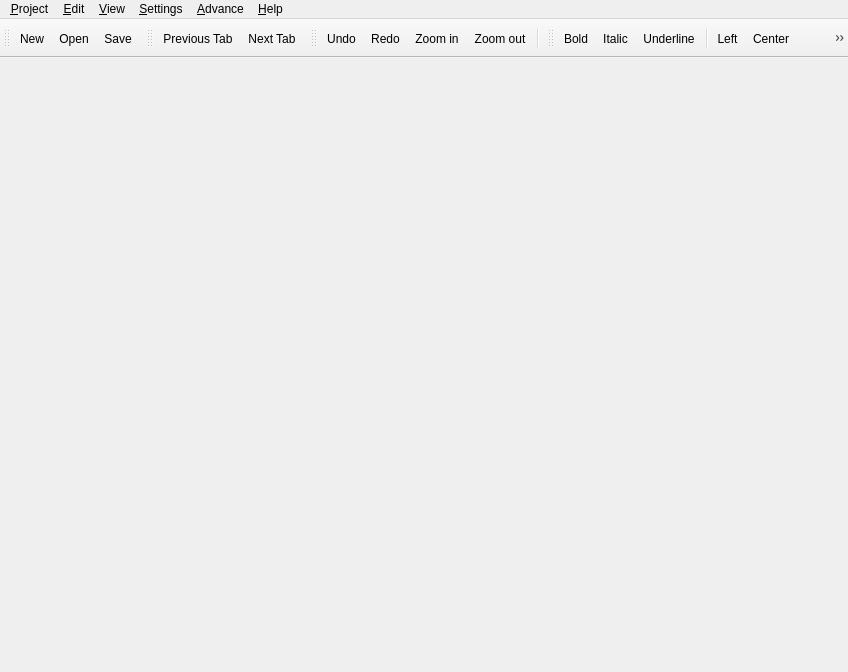
<?xml version="1.0" encoding="UTF-8"?>
<ui version="4.0">
 <author>Pavel Malakhov</author>
 <comment>*********************************************************************
*********************************************************************</comment>
 <class>MainWindow</class>
 <widget class="QMainWindow" name="MainWindow">
  <property name="geometry">
   <rect>
    <x>0</x>
    <y>0</y>
    <width>848</width>
    <height>672</height>
   </rect>
  </property>
  <property name="windowTitle">
   <string>bQella</string>
  </property>
  <property name="windowIcon">
   <iconset>
    <normaloff>../../resources/images/project.ico</normaloff>../../resources/images/project.ico</iconset>
  </property>
  <property name="iconSize">
   <size>
    <width>32</width>
    <height>32</height>
   </size>
  </property>
  <widget class="QWidget" name="__qt_central_widget"/>
  <widget class="QToolBar" name="toolBarProject">
   <property name="windowTitle">
    <string>Project</string>
   </property>
   <property name="iconSize">
    <size>
     <width>24</width>
     <height>24</height>
    </size>
   </property>
   <attribute name="toolBarArea">
    <enum>TopToolBarArea</enum>
   </attribute>
   <attribute name="toolBarBreak">
    <bool>false</bool>
   </attribute>
   <addaction name="actionProjectNew"/>
   <addaction name="actionProjectOpen"/>
   <addaction name="actionProjectSave"/>
  </widget>
  <widget class="QToolBar" name="toolBarTabs">
   <property name="windowTitle">
    <string>Tabs</string>
   </property>
   <property name="iconSize">
    <size>
     <width>24</width>
     <height>24</height>
    </size>
   </property>
   <attribute name="toolBarArea">
    <enum>TopToolBarArea</enum>
   </attribute>
   <attribute name="toolBarBreak">
    <bool>false</bool>
   </attribute>
   <addaction name="actionPrevPage"/>
   <addaction name="actionNextPage"/>
  </widget>
  <widget class="QToolBar" name="toolBarEdit">
   <property name="windowTitle">
    <string>Edit</string>
   </property>
   <property name="orientation">
    <enum>Qt::Horizontal</enum>
   </property>
   <property name="iconSize">
    <size>
     <width>24</width>
     <height>24</height>
    </size>
   </property>
   <attribute name="toolBarArea">
    <enum>TopToolBarArea</enum>
   </attribute>
   <attribute name="toolBarBreak">
    <bool>false</bool>
   </attribute>
   <addaction name="actionUndo"/>
   <addaction name="actionRedo"/>
   <addaction name="actionZoomIn"/>
   <addaction name="actionZoomOut"/>
   <addaction name="separator"/>
  </widget>
  <widget class="QMenuBar" name="menubar">
   <property name="geometry">
    <rect>
     <x>0</x>
     <y>0</y>
     <width>848</width>
     <height>23</height>
    </rect>
   </property>
   <widget class="QMenu" name="helpMenu">
    <property name="title">
     <string>&amp;Help</string>
    </property>
    <addaction name="actionHelp"/>
    <addaction name="separator"/>
    <addaction name="actionAboutAssistant"/>
    <addaction name="actionAbout_Qt"/>
    <addaction name="actionHomePage"/>
   </widget>
   <widget class="QMenu" name="editMenu">
    <property name="title">
     <string>&amp;Edit</string>
    </property>
    <widget class="QMenu" name="menuTable">
     <property name="title">
      <string>Table</string>
     </property>
     <widget class="QMenu" name="menuInsert">
      <property name="title">
       <string>Insert</string>
      </property>
      <addaction name="actionInsertTable"/>
      <addaction name="separator"/>
      <addaction name="actionInsertRowAbove"/>
      <addaction name="actionInsertRowBelow"/>
      <addaction name="separator"/>
      <addaction name="actionInsertColumnRight"/>
      <addaction name="actionInsertColumnLeft"/>
     </widget>
     <widget class="QMenu" name="menuDelete">
      <property name="enabled">
       <bool>false</bool>
      </property>
      <property name="title">
       <string>Delete</string>
      </property>
      <addaction name="actionDeleteTable"/>
      <addaction name="actionDeleteRow"/>
      <addaction name="actionDeleteColumn"/>
     </widget>
     <addaction name="menuInsert"/>
     <addaction name="menuDelete"/>
     <addaction name="separator"/>
     <addaction name="actionTableProperty"/>
    </widget>
    <widget class="QMenu" name="menuFind">
     <property name="title">
      <string>Find</string>
     </property>
     <addaction name="actionEditFindAndReplace"/>
     <addaction name="actionEditFind"/>
     <addaction name="actionEditFindNext"/>
     <addaction name="actionEditFindPrev"/>
    </widget>
    <addaction name="menuTable"/>
    <addaction name="actionInsertImage"/>
    <addaction name="separator"/>
    <addaction name="actionUndo"/>
    <addaction name="actionRedo"/>
    <addaction name="separator"/>
    <addaction name="actionCut"/>
    <addaction name="actionCopy"/>
    <addaction name="actionPaste"/>
    <addaction name="separator"/>
    <addaction name="menuFind"/>
   </widget>
   <widget class="QMenu" name="menuSettings">
    <property name="title">
     <string>&amp;Settings</string>
    </property>
    <widget class="QMenu" name="menuLanguage">
     <property name="title">
      <string>Language</string>
     </property>
     <addaction name="actionLang_en"/>
     <addaction name="actionLang_ru"/>
    </widget>
    <addaction name="menuLanguage"/>
    <addaction name="actionSettings"/>
   </widget>
   <widget class="QMenu" name="viewMenu">
    <property name="title">
     <string>&amp;View</string>
    </property>
    <widget class="QMenu" name="goMenu">
     <property name="title">
      <string>Tabs</string>
     </property>
     <addaction name="actionOpenPage"/>
     <addaction name="actionClosePage"/>
     <addaction name="separator"/>
     <addaction name="actionNextPage"/>
     <addaction name="actionPrevPage"/>
    </widget>
    <addaction name="actionNewWindow"/>
    <addaction name="actionZoomIn"/>
    <addaction name="actionZoomOut"/>
    <addaction name="separator"/>
    <addaction name="goMenu"/>
   </widget>
   <widget class="QMenu" name="menuProject">
    <property name="title">
     <string>&amp;Project</string>
    </property>
    <widget class="QMenu" name="menuImport">
     <property name="title">
      <string>Import</string>
     </property>
     <addaction name="actionImportModule"/>
     <addaction name="actionImportBook"/>
     <addaction name="separator"/>
     <addaction name="actionImportHTML"/>
     <addaction name="actionImportDoc"/>
    </widget>
    <addaction name="actionProjectNew"/>
    <addaction name="actionProjectOpen"/>
    <addaction name="separator"/>
    <addaction name="actionProjectSave"/>
    <addaction name="actionProjectSaveAs"/>
    <addaction name="separator"/>
    <addaction name="actionProjectProperties"/>
    <addaction name="separator"/>
    <addaction name="actionExport_Module"/>
    <addaction name="menuImport"/>
    <addaction name="separator"/>
    <addaction name="actionAppExit"/>
   </widget>
   <widget class="QMenu" name="menuAdvance">
    <property name="title">
     <string>&amp;Advance</string>
    </property>
    <addaction name="actionAdvanceSplitFile"/>
   </widget>
   <addaction name="menuProject"/>
   <addaction name="editMenu"/>
   <addaction name="viewMenu"/>
   <addaction name="menuSettings"/>
   <addaction name="menuAdvance"/>
   <addaction name="helpMenu"/>
  </widget>
  <widget class="QToolBar" name="toolBarFormat">
   <property name="windowTitle">
    <string>Other</string>
   </property>
   <property name="iconSize">
    <size>
     <width>24</width>
     <height>24</height>
    </size>
   </property>
   <attribute name="toolBarArea">
    <enum>TopToolBarArea</enum>
   </attribute>
   <attribute name="toolBarBreak">
    <bool>false</bool>
   </attribute>
   <addaction name="actionTextBold"/>
   <addaction name="actionTextItalic"/>
   <addaction name="actionTextUnderline"/>
   <addaction name="separator"/>
   <addaction name="actionTextLeft"/>
   <addaction name="actionTextCenter"/>
   <addaction name="actionTextRight"/>
   <addaction name="actionTextJustify"/>
   <addaction name="separator"/>
   <addaction name="actionHyperlink"/>
   <addaction name="actionTextColor"/>
   <addaction name="actionTagHtml"/>
   <addaction name="actionTagBr"/>
   <addaction name="actionTagStrongNumber"/>
   <addaction name="actionInsertImage"/>
   <addaction name="separator"/>
  </widget>
  <action name="actionFilePrint">
   <property name="icon">
    <iconset resource="../../resources/resources.qrc">
     <normaloff>:/file/images/file_print.png</normaloff>:/file/images/file_print.png</iconset>
   </property>
   <property name="text">
    <string>&amp;Print...</string>
   </property>
   <property name="whatsThis">
    <string>Print the currently displayed page.</string>
   </property>
  </action>
  <action name="actionAppExit">
   <property name="icon">
    <iconset>
     <normaloff>:/app/images/app_exit.png</normaloff>:/app/images/app_exit.png</iconset>
   </property>
   <property name="text">
    <string>E&amp;xit Application</string>
   </property>
   <property name="whatsThis">
    <string>Exit Application</string>
   </property>
   <property name="shortcut">
    <string>Ctrl+Q</string>
   </property>
   <property name="menuRole">
    <enum>QAction::QuitRole</enum>
   </property>
  </action>
  <action name="actionCopy">
   <property name="icon">
    <iconset resource="../../resources/resources.qrc">
     <normaloff>:/edit/images/edit_copy.png</normaloff>:/edit/images/edit_copy.png</iconset>
   </property>
   <property name="text">
    <string>&amp;Copy</string>
   </property>
   <property name="whatsThis">
    <string>Copy the selected text to the clipboard.</string>
   </property>
   <property name="shortcut">
    <string>Ctrl+C</string>
   </property>
   <property name="visible">
    <bool>true</bool>
   </property>
  </action>
  <action name="actionEditFind">
   <property name="icon">
    <iconset resource="../../resources/resources.qrc">
     <normaloff>:/edit/images/find.png</normaloff>:/edit/images/find.png</iconset>
   </property>
   <property name="text">
    <string>&amp;Find in Text...</string>
   </property>
   <property name="whatsThis">
    <string>Open the Find dialog. This will search the currently displayed page for the text you enter.</string>
   </property>
   <property name="shortcut">
    <string>Ctrl+F</string>
   </property>
  </action>
  <action name="actionEditFindNext">
   <property name="text">
    <string>Find &amp;Next</string>
   </property>
   <property name="shortcut">
    <string>F3</string>
   </property>
  </action>
  <action name="actionEditFindPrev">
   <property name="text">
    <string>Find &amp;Previous</string>
   </property>
   <property name="shortcut">
    <string>Shift+F3</string>
   </property>
  </action>
  <action name="actionAboutAssistant">
   <property name="icon">
    <iconset>
     <normaloff>:/app/images/app_about.png</normaloff>:/app/images/app_about.png</iconset>
   </property>
   <property name="text">
    <string>About</string>
   </property>
   <property name="whatsThis">
    <string/>
   </property>
   <property name="menuRole">
    <enum>QAction::AboutRole</enum>
   </property>
  </action>
  <action name="actionNewWindow">
   <property name="text">
    <string>New Window</string>
   </property>
   <property name="whatsThis">
    <string>Open a new window.</string>
   </property>
   <property name="shortcut">
    <string>Ctrl+Shift+N</string>
   </property>
  </action>
  <action name="actionDeleteFile">
   <property name="icon">
    <iconset>
     <normaloff>C:/Documents and Settings/Admin/.designer/backup</normaloff>C:/Documents and Settings/Admin/.designer/backup</iconset>
   </property>
   <property name="text">
    <string>&amp;Delete Item and File</string>
   </property>
   <property name="whatsThis">
    <string>Close the current window.</string>
   </property>
  </action>
  <action name="actionOpenPage">
   <property name="icon">
    <iconset resource="../../resources/resources.qrc">
     <normaloff>:/tabs/images/tab_add.png</normaloff>:/tabs/images/tab_add.png</iconset>
   </property>
   <property name="text">
    <string>Add tab</string>
   </property>
   <property name="shortcut">
    <string>Ctrl+Alt+N</string>
   </property>
  </action>
  <action name="actionNextPage">
   <property name="icon">
    <iconset resource="../../resources/resources.qrc">
     <normaloff>:/tabs/images/tab_next.png</normaloff>:/tabs/images/tab_next.png</iconset>
   </property>
   <property name="text">
    <string>Next Tab</string>
   </property>
   <property name="shortcut">
    <string>Ctrl+Alt+Right</string>
   </property>
  </action>
  <action name="actionPrevPage">
   <property name="icon">
    <iconset resource="../../resources/resources.qrc">
     <normaloff>:/tabs/images/tab_prev.png</normaloff>:/tabs/images/tab_prev.png</iconset>
   </property>
   <property name="text">
    <string>Previous Tab</string>
   </property>
   <property name="shortcut">
    <string>Ctrl+Alt+Left</string>
   </property>
  </action>
  <action name="actionClosePage">
   <property name="icon">
    <iconset resource="../../resources/resources.qrc">
     <normaloff>:/tabs/images/tab_close.png</normaloff>:/tabs/images/tab_close.png</iconset>
   </property>
   <property name="text">
    <string>Close Tab</string>
   </property>
   <property name="shortcut">
    <string>Ctrl+Alt+Q</string>
   </property>
  </action>
  <action name="actionSaveFileAs">
   <property name="text">
    <string>Save As...</string>
   </property>
   <property name="shortcut">
    <string>Ctrl+Alt+S</string>
   </property>
  </action>
  <action name="actionEditFont_Settings">
   <property name="icon">
    <iconset>
     <normaloff>C:/Documents and Settings/Admin/.designer/images/fontsettings.png</normaloff>C:/Documents and Settings/Admin/.designer/images/fontsettings.png</iconset>
   </property>
   <property name="text">
    <string>Font Settings...</string>
   </property>
   <property name="menuRole">
    <enum>QAction::PreferencesRole</enum>
   </property>
  </action>
  <action name="actionProjectProperties">
   <property name="icon">
    <iconset resource="../../resources/resources.qrc">
     <normaloff>:/project/images/prj_property.png</normaloff>:/project/images/prj_property.png</iconset>
   </property>
   <property name="text">
    <string>Project properties...</string>
   </property>
   <property name="shortcut">
    <string>Ctrl+Shift+T</string>
   </property>
  </action>
  <action name="actionProjectStatistics">
   <property name="icon">
    <iconset resource="../../resources/resources.qrc">
     <normaloff>:/project/images/prj_statistics.png</normaloff>:/project/images/prj_statistics.png</iconset>
   </property>
   <property name="text">
    <string>Statistics</string>
   </property>
  </action>
  <action name="actionProjectNew">
   <property name="icon">
    <iconset resource="../../resources/resources.qrc">
     <normaloff>:/project/images/prj_new.png</normaloff>:/project/images/prj_new.png</iconset>
   </property>
   <property name="text">
    <string>New</string>
   </property>
   <property name="toolTip">
    <string>New project</string>
   </property>
   <property name="shortcut">
    <string>Ctrl+N</string>
   </property>
  </action>
  <action name="actionProjectOpen">
   <property name="icon">
    <iconset resource="../../resources/resources.qrc">
     <normaloff>:/project/images/prj_open.png</normaloff>:/project/images/prj_open.png</iconset>
   </property>
   <property name="text">
    <string>Open</string>
   </property>
   <property name="toolTip">
    <string>Open project</string>
   </property>
   <property name="shortcut">
    <string>Ctrl+O</string>
   </property>
  </action>
  <action name="actionProjectSave">
   <property name="enabled">
    <bool>true</bool>
   </property>
   <property name="icon">
    <iconset resource="../../resources/resources.qrc">
     <normaloff>:/project/images/prj_save.png</normaloff>:/project/images/prj_save.png</iconset>
   </property>
   <property name="text">
    <string>Save</string>
   </property>
   <property name="toolTip">
    <string>Save project</string>
   </property>
   <property name="shortcut">
    <string>Ctrl+S</string>
   </property>
  </action>
  <action name="actionFileAdd">
   <property name="icon">
    <iconset resource="../../resources/resources.qrc">
     <normaloff>:/file/images/file_add.png</normaloff>:/file/images/file_add.png</iconset>
   </property>
   <property name="text">
    <string>Add...</string>
   </property>
  </action>
  <action name="actionSaveFile">
   <property name="icon">
    <iconset resource="../../resources/resources.qrc">
     <normaloff>:/file/images/file_save.png</normaloff>:/file/images/file_save.png</iconset>
   </property>
   <property name="text">
    <string>Save</string>
   </property>
  </action>
  <action name="actionPrint_Preview">
   <property name="text">
    <string>Print Preview...</string>
   </property>
  </action>
  <action name="actionUndo">
   <property name="icon">
    <iconset resource="../../resources/resources.qrc">
     <normaloff>:/edit/images/edit_undo.png</normaloff>:/edit/images/edit_undo.png</iconset>
   </property>
   <property name="text">
    <string>Undo</string>
   </property>
  </action>
  <action name="actionRedo">
   <property name="icon">
    <iconset resource="../../resources/resources.qrc">
     <normaloff>:/edit/images/edit_redo.png</normaloff>:/edit/images/edit_redo.png</iconset>
   </property>
   <property name="text">
    <string>Redo</string>
   </property>
  </action>
  <action name="actionPaste">
   <property name="icon">
    <iconset resource="../../resources/resources.qrc">
     <normaloff>:/edit/images/edit_paste.png</normaloff>:/edit/images/edit_paste.png</iconset>
   </property>
   <property name="text">
    <string>Paste</string>
   </property>
   <property name="shortcut">
    <string>Ctrl+V</string>
   </property>
   <property name="visible">
    <bool>true</bool>
   </property>
  </action>
  <action name="actionCut">
   <property name="enabled">
    <bool>true</bool>
   </property>
   <property name="icon">
    <iconset resource="../../resources/resources.qrc">
     <normaloff>:/edit/images/edit_cut.png</normaloff>:/edit/images/edit_cut.png</iconset>
   </property>
   <property name="text">
    <string>Cut</string>
   </property>
   <property name="shortcut">
    <string>Ctrl+X</string>
   </property>
   <property name="visible">
    <bool>true</bool>
   </property>
  </action>
  <action name="actionRemoveItem">
   <property name="icon">
    <iconset resource="../../resources/resources.qrc">
     <normaloff>:/file/images/item_remove.png</normaloff>:/file/images/item_remove.png</iconset>
   </property>
   <property name="text">
    <string>Remove Item</string>
   </property>
  </action>
  <action name="actionTextBold">
   <property name="checkable">
    <bool>true</bool>
   </property>
   <property name="icon">
    <iconset resource="../../resources/resources.qrc">
     <normaloff>:/text/images/textbold.png</normaloff>:/text/images/textbold.png</iconset>
   </property>
   <property name="text">
    <string>Bold</string>
   </property>
   <property name="shortcut">
    <string>Ctrl+B</string>
   </property>
  </action>
  <action name="actionTextItalic">
   <property name="checkable">
    <bool>true</bool>
   </property>
   <property name="icon">
    <iconset resource="../../resources/resources.qrc">
     <normaloff>:/text/images/textitalic.png</normaloff>:/text/images/textitalic.png</iconset>
   </property>
   <property name="text">
    <string>Italic</string>
   </property>
   <property name="shortcut">
    <string>Ctrl+I</string>
   </property>
  </action>
  <action name="actionTextUnderline">
   <property name="checkable">
    <bool>true</bool>
   </property>
   <property name="icon">
    <iconset resource="../../resources/resources.qrc">
     <normaloff>:/text/images/textunder.png</normaloff>:/text/images/textunder.png</iconset>
   </property>
   <property name="text">
    <string>Underline</string>
   </property>
   <property name="shortcut">
    <string>Ctrl+U</string>
   </property>
  </action>
  <action name="actionTextLeft">
   <property name="checkable">
    <bool>false</bool>
   </property>
   <property name="icon">
    <iconset resource="../../resources/resources.qrc">
     <normaloff>:/text/images/textleft.png</normaloff>:/text/images/textleft.png</iconset>
   </property>
   <property name="text">
    <string>Left</string>
   </property>
  </action>
  <action name="actionTextCenter">
   <property name="checkable">
    <bool>false</bool>
   </property>
   <property name="icon">
    <iconset resource="../../resources/resources.qrc">
     <normaloff>:/text/images/textcenter.png</normaloff>:/text/images/textcenter.png</iconset>
   </property>
   <property name="text">
    <string>Center</string>
   </property>
  </action>
  <action name="actionTextRight">
   <property name="checkable">
    <bool>false</bool>
   </property>
   <property name="icon">
    <iconset resource="../../resources/resources.qrc">
     <normaloff>:/text/images/textright.png</normaloff>:/text/images/textright.png</iconset>
   </property>
   <property name="text">
    <string>Right</string>
   </property>
  </action>
  <action name="actionTextJustify">
   <property name="checkable">
    <bool>false</bool>
   </property>
   <property name="icon">
    <iconset resource="../../resources/resources.qrc">
     <normaloff>:/text/images/textjustify.png</normaloff>:/text/images/textjustify.png</iconset>
   </property>
   <property name="text">
    <string>Justify</string>
   </property>
  </action>
  <action name="actionTextColor">
   <property name="enabled">
    <bool>false</bool>
   </property>
   <property name="icon">
    <iconset resource="../../resources/resources.qrc">
     <normaloff>:/text/images/textcolor.png</normaloff>:/text/images/textcolor.png</iconset>
   </property>
   <property name="text">
    <string>Text color</string>
   </property>
  </action>
  <action name="actionItemProperties">
   <property name="icon">
    <iconset resource="../../resources/resources.qrc">
     <normaloff>:/file/images/item_property.png</normaloff>:/file/images/item_property.png</iconset>
   </property>
   <property name="text">
    <string>Item properties...</string>
   </property>
  </action>
  <action name="actionProjectSaveAs">
   <property name="text">
    <string>Save As...</string>
   </property>
   <property name="toolTip">
    <string>Save project as...</string>
   </property>
   <property name="shortcut">
    <string>Ctrl+Shift+S</string>
   </property>
  </action>
  <action name="actionLang_en">
   <property name="checkable">
    <bool>true</bool>
   </property>
   <property name="checked">
    <bool>true</bool>
   </property>
   <property name="icon">
    <iconset resource="../../resources/resources.qrc">
     <normaloff>:/flags/images/flag_gb.png</normaloff>:/flags/images/flag_gb.png</iconset>
   </property>
   <property name="text">
    <string comment="Name on your language (in English)">English</string>
   </property>
  </action>
  <action name="actionLang_ru">
   <property name="checkable">
    <bool>true</bool>
   </property>
   <property name="icon">
    <iconset resource="../../resources/resources.qrc">
     <normaloff>:/flags/images/flag_ru.png</normaloff>:/flags/images/flag_ru.png</iconset>
   </property>
   <property name="text">
    <string comment="Name on your language (in English)">Russian</string>
   </property>
  </action>
  <action name="actionHyperlink">
   <property name="icon">
    <iconset resource="../../resources/resources.qrc">
     <normaloff>:/file/images/link.png</normaloff>:/file/images/link.png</iconset>
   </property>
   <property name="text">
    <string>Hyperlink</string>
   </property>
   <property name="shortcut">
    <string>Alt+2</string>
   </property>
  </action>
  <action name="actionSettings">
   <property name="icon">
    <iconset>
     <normaloff>:/app/images/app_settings.png</normaloff>:/app/images/app_settings.png</iconset>
   </property>
   <property name="text">
    <string>Settings</string>
   </property>
   <property name="shortcut">
    <string>Ctrl+J</string>
   </property>
  </action>
  <action name="actionProjectSources">
   <property name="text">
    <string>Sources</string>
   </property>
   <property name="shortcut">
    <string>F11</string>
   </property>
  </action>
  <action name="actionNewPrjDiary">
   <property name="text">
    <string>Diary</string>
   </property>
   <property name="visible">
    <bool>false</bool>
   </property>
  </action>
  <action name="actionNewPrjNotebook">
   <property name="text">
    <string>Notebook</string>
   </property>
   <property name="visible">
    <bool>false</bool>
   </property>
  </action>
  <action name="actionProjectBackup">
   <property name="text">
    <string>Backup</string>
   </property>
  </action>
  <action name="actionExport_Module">
   <property name="text">
    <string>Export module</string>
   </property>
   <property name="shortcut">
    <string>Ctrl+E</string>
   </property>
  </action>
  <action name="actionAddBookmark">
   <property name="icon">
    <iconset resource="../../resources/resources.qrc">
     <normaloff>:/msc/images/bookmark_add.png</normaloff>:/msc/images/bookmark_add.png</iconset>
   </property>
   <property name="text">
    <string>&amp;Add to bookmarks</string>
   </property>
   <property name="whatsThis">
    <string>Add the currently displayed page as a new bookmark.</string>
   </property>
  </action>
  <action name="actionImportModule">
   <property name="text">
    <string>Module</string>
   </property>
   <property name="shortcut">
    <string>Ctrl+Shift+D</string>
   </property>
  </action>
  <action name="actionImportChapter">
   <property name="text">
    <string>Chapter</string>
   </property>
   <property name="shortcut">
    <string>Ctrl+T</string>
   </property>
  </action>
  <action name="actionEditFindAndReplace">
   <property name="text">
    <string>Find and replace</string>
   </property>
   <property name="shortcut">
    <string>Ctrl+Shift+F</string>
   </property>
  </action>
  <action name="actionTagHtml">
   <property name="icon">
    <iconset resource="../../resources/resources.qrc">
     <normaloff>:/file/images/tag.png</normaloff>:/file/images/tag.png</iconset>
   </property>
   <property name="text">
    <string>AddTag</string>
   </property>
   <property name="iconText">
    <string>AddTag</string>
   </property>
   <property name="shortcut">
    <string>Alt+4</string>
   </property>
  </action>
  <action name="actionInsertRowAbove">
   <property name="enabled">
    <bool>false</bool>
   </property>
   <property name="text">
    <string>Row Above</string>
   </property>
  </action>
  <action name="actionInsertRowBelow">
   <property name="enabled">
    <bool>false</bool>
   </property>
   <property name="text">
    <string>Row Below</string>
   </property>
  </action>
  <action name="actionInsertTable">
   <property name="text">
    <string>New Table</string>
   </property>
  </action>
  <action name="actionInsertColumnLeft">
   <property name="enabled">
    <bool>false</bool>
   </property>
   <property name="text">
    <string>Column Left</string>
   </property>
  </action>
  <action name="actionInsertColumnRight">
   <property name="enabled">
    <bool>false</bool>
   </property>
   <property name="text">
    <string>Column Right</string>
   </property>
  </action>
  <action name="actionDeleteTable">
   <property name="checkable">
    <bool>false</bool>
   </property>
   <property name="enabled">
    <bool>false</bool>
   </property>
   <property name="text">
    <string>Table</string>
   </property>
  </action>
  <action name="actionDeleteRow">
   <property name="text">
    <string>Row</string>
   </property>
  </action>
  <action name="actionDeleteColumn">
   <property name="text">
    <string>Column</string>
   </property>
  </action>
  <action name="actionProjectNew2">
   <property name="icon">
    <iconset resource="../../resources/resources.qrc">
     <normaloff>:/project/images/prj_new.png</normaloff>:/project/images/prj_new.png</iconset>
   </property>
   <property name="text">
    <string>New project</string>
   </property>
   <property name="shortcut">
    <string>Ctrl+N</string>
   </property>
  </action>
  <action name="actionProjectOpen2">
   <property name="icon">
    <iconset resource="../../resources/resources.qrc">
     <normaloff>:/project/images/prj_open.png</normaloff>:/project/images/prj_open.png</iconset>
   </property>
   <property name="text">
    <string>Open project</string>
   </property>
   <property name="shortcut">
    <string>Ctrl+O</string>
   </property>
  </action>
  <action name="actionSave_project">
   <property name="text">
    <string>Save project</string>
   </property>
  </action>
  <action name="actionHelp">
   <property name="enabled">
    <bool>true</bool>
   </property>
   <property name="text">
    <string>Help</string>
   </property>
   <property name="shortcut">
    <string>F1</string>
   </property>
  </action>
  <action name="actionAbout_Qt">
   <property name="text">
    <string>About Qt</string>
   </property>
  </action>
  <action name="actionM">
   <property name="text">
    <string>m</string>
   </property>
  </action>
  <action name="actionF_2">
   <property name="text">
    <string>f</string>
   </property>
  </action>
  <action name="actionTableProperty">
   <property name="text">
    <string>Table Property...</string>
   </property>
  </action>
  <action name="actionImportBook">
   <property name="text">
    <string>Book</string>
   </property>
   <property name="shortcut">
    <string>Ctrl+Shift+B</string>
   </property>
  </action>
  <action name="actionHomePage">
   <property name="text">
    <string>Home page</string>
   </property>
  </action>
  <action name="actionTagBr">
   <property name="icon">
    <iconset resource="../../resources/resources.qrc">
     <normaloff>:/other/images/_br_.png</normaloff>:/other/images/_br_.png</iconset>
   </property>
   <property name="text">
    <string/>
   </property>
   <property name="iconText">
    <string/>
   </property>
   <property name="toolTip">
    <string>Add to text symbol 
 (&lt;br&gt;)</string>
   </property>
   <property name="shortcut">
    <string>Alt+1</string>
   </property>
  </action>
  <action name="actionTagStrongNumber">
   <property name="icon">
    <iconset resource="../../resources/resources.qrc">
     <normaloff>:/other/images/strong.png</normaloff>:/other/images/strong.png</iconset>
   </property>
   <property name="text">
    <string>Add Strong's number</string>
   </property>
   <property name="iconText">
    <string>Add Strong's number</string>
   </property>
   <property name="shortcut">
    <string>Alt+3</string>
   </property>
  </action>
  <action name="actionImportHTML">
   <property name="enabled">
    <bool>false</bool>
   </property>
   <property name="text">
    <string>HTML</string>
   </property>
  </action>
  <action name="actionImportDoc">
   <property name="enabled">
    <bool>false</bool>
   </property>
   <property name="text">
    <string>Doc</string>
   </property>
  </action>
  <action name="actionExportBook">
   <property name="text">
    <string>Book</string>
   </property>
  </action>
  <action name="actionContentBookAdd">
   <property name="text">
    <string>Add</string>
   </property>
   <property name="toolTip">
    <string>Add content for book</string>
   </property>
   <property name="shortcut">
    <string>Ctrl+Shift+Y</string>
   </property>
  </action>
  <action name="actionContentBookEdit">
   <property name="text">
    <string>Edit</string>
   </property>
   <property name="toolTip">
    <string>Edit content for book</string>
   </property>
  </action>
  <action name="actionContentBookDelete">
   <property name="text">
    <string>Delete</string>
   </property>
   <property name="toolTip">
    <string>Delete content for book</string>
   </property>
  </action>
  <action name="actionAdvanceSplitFile">
   <property name="text">
    <string>&amp;Split file</string>
   </property>
   <property name="shortcut">
    <string>Ctrl+Alt+1</string>
   </property>
  </action>
  <action name="actionInsertImage">
   <property name="icon">
    <iconset resource="../../resources/resources.qrc">
     <normaloff>:/images/app_about.png</normaloff>:/images/app_about.png</iconset>
   </property>
   <property name="text">
    <string>Insert Image</string>
   </property>
  </action>
  <action name="actionZoomIn">
   <property name="icon">
    <iconset resource="../../resources/resources.qrc">
     <normaloff>:/msc/images/zoomin.png</normaloff>:/msc/images/zoomin.png</iconset>
   </property>
   <property name="text">
    <string>Zoom in</string>
   </property>
  </action>
  <action name="actionZoomOut">
   <property name="icon">
    <iconset resource="../../resources/resources.qrc">
     <normaloff>:/msc/images/zoomout.png</normaloff>:/msc/images/zoomout.png</iconset>
   </property>
   <property name="text">
    <string>Zoom out</string>
   </property>
  </action>
 </widget>
 <resources>
  <include location="../../resources/resources.qrc"/>
 </resources>
 <connections/>
</ui>
